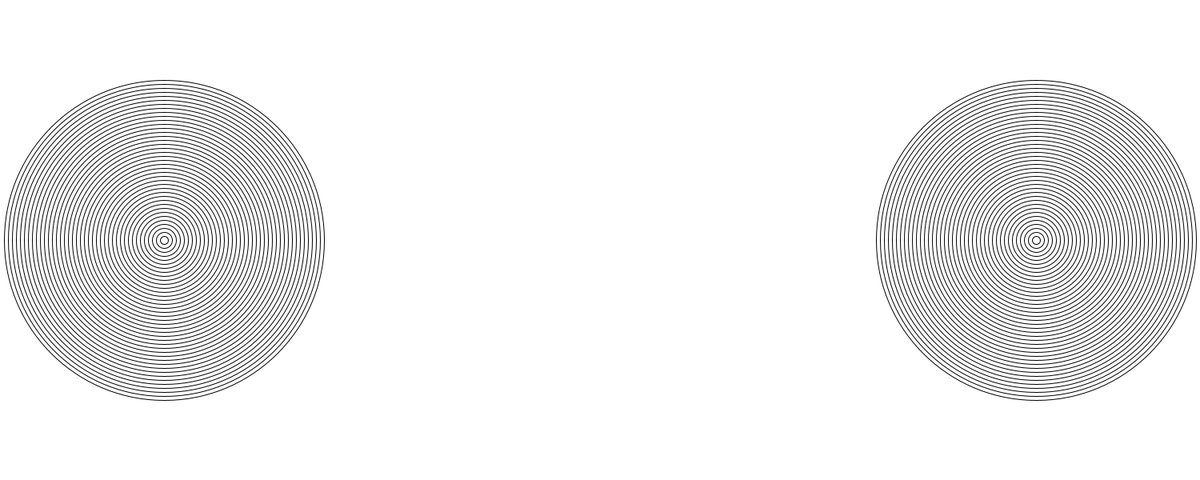
Frame 1 (no input)
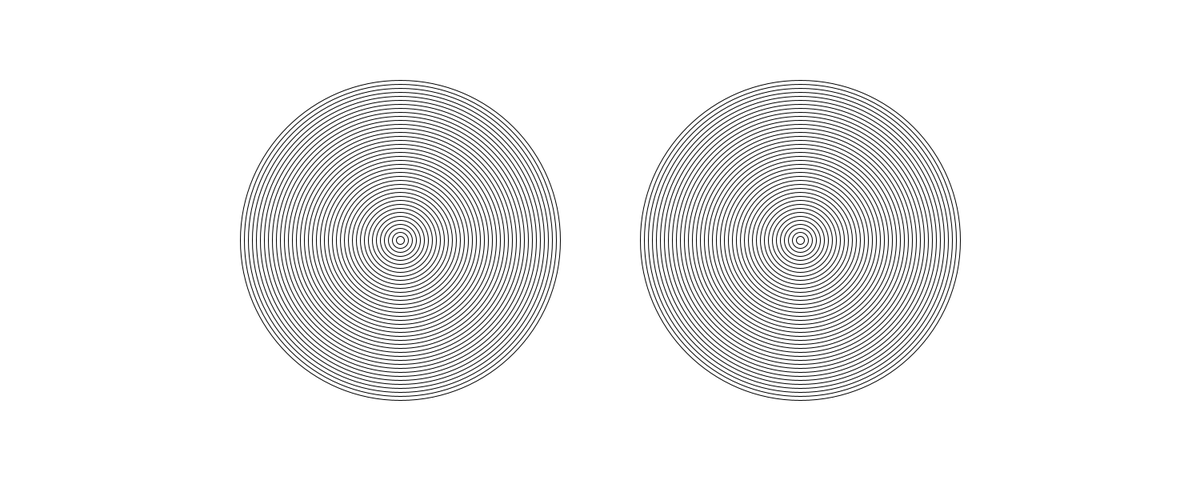
Frame 60 (the mouse pressed at the canvas centre just before this capture)
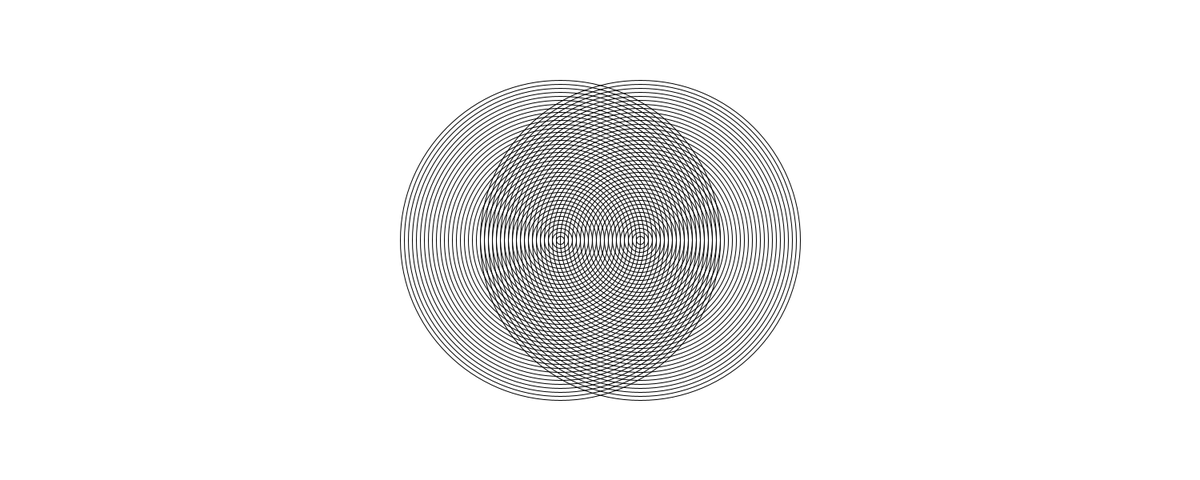
Frame 120 (the mouse held since frame 60 and released just before this capture)

The Processing sketch that drew these frames (run headless with seeded random() and noise(); from frame 60 on, the mouse is pressed at the canvas centre):

// Processing sketch: amazing_rings
// ── amazing_rings.pde
int circleWidth = 400;
int circleRings = 0;
int leftCircleXPosition = 1300;
int leftCircleYPosition = 300;
int rightCircleXPosition = 200;
int circleHeight = 300;
int rightCircleYPosition = 300;
int value1 = 5;
int value2 = -5;
int circleSize = 400;

void setup() {
  size(1500, 600);
  createRing();
  createRing2();
}

void draw() {
  background(#FFFFFF);
  
  // Moving Circles
  rightCircleXPosition += value1;
  createRing(); 
  leftCircleXPosition += value2;
  createRing2();
  
  // Checking right circle
  if (rightCircleXPosition == 1500) {
    value1 = -5;
  } else if (rightCircleXPosition == 0) {
    value1 = 5;
  }
  
  // Checking left Circle
  if (leftCircleXPosition == 0) {
    value2 = 5;
  } else if (leftCircleXPosition == 1500) {
    value2 = -5;
  }
  
}

void createRing( ) {

  for ( int i = 0; i < 40; i++) {
    noFill();
    ellipse(rightCircleXPosition, circleHeight, circleSize, circleSize);
    circleSize -= 10;
  }
  circleSize = 400;
}

void createRing2( ) {

  for ( int i = 0; i < 40; i++) {
    noFill();
    ellipse(leftCircleXPosition, circleHeight, circleSize, circleSize);
    circleSize -= 10;
  }
  circleSize = 400;
}
